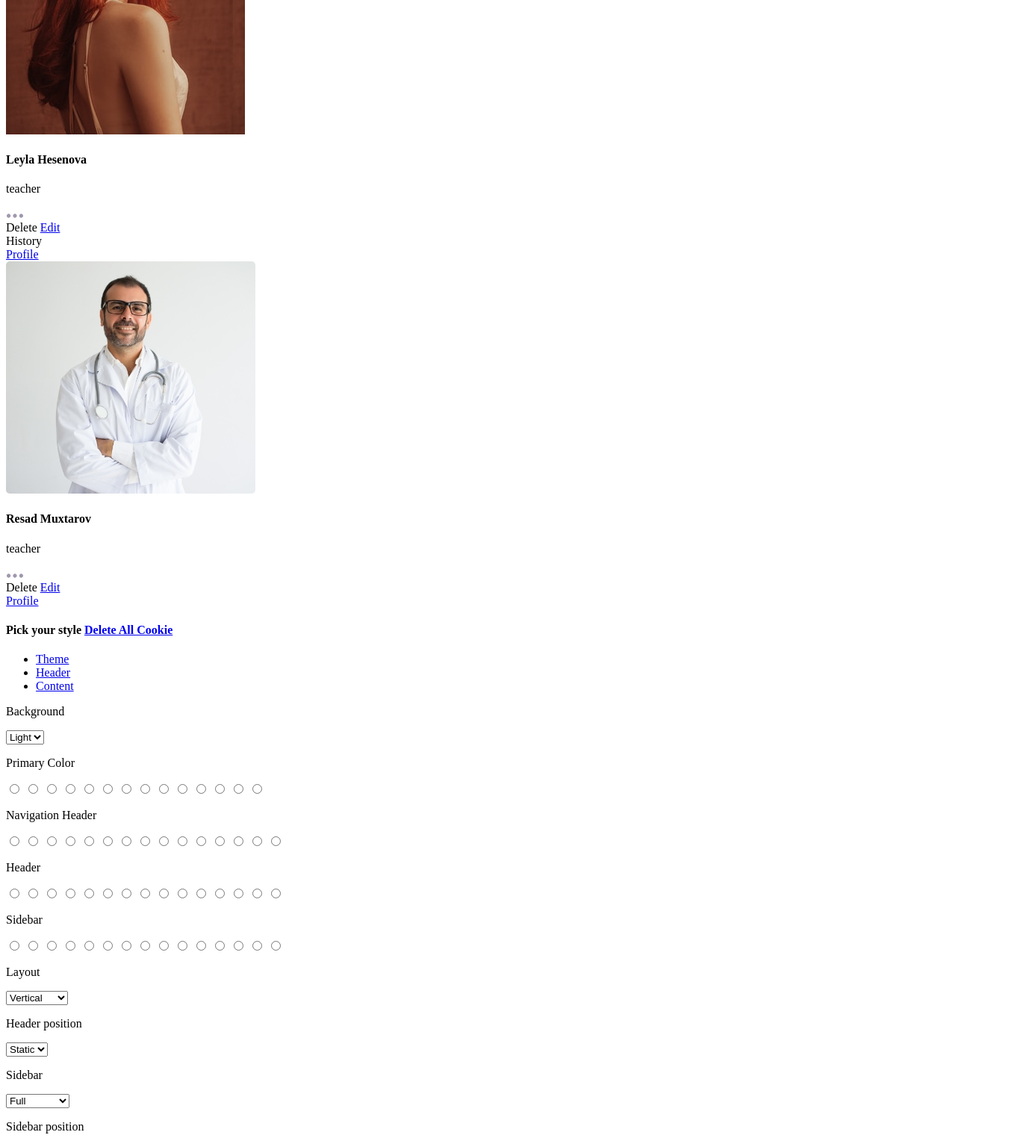
The app's page /teachers/ (signed in, middle part), older data.
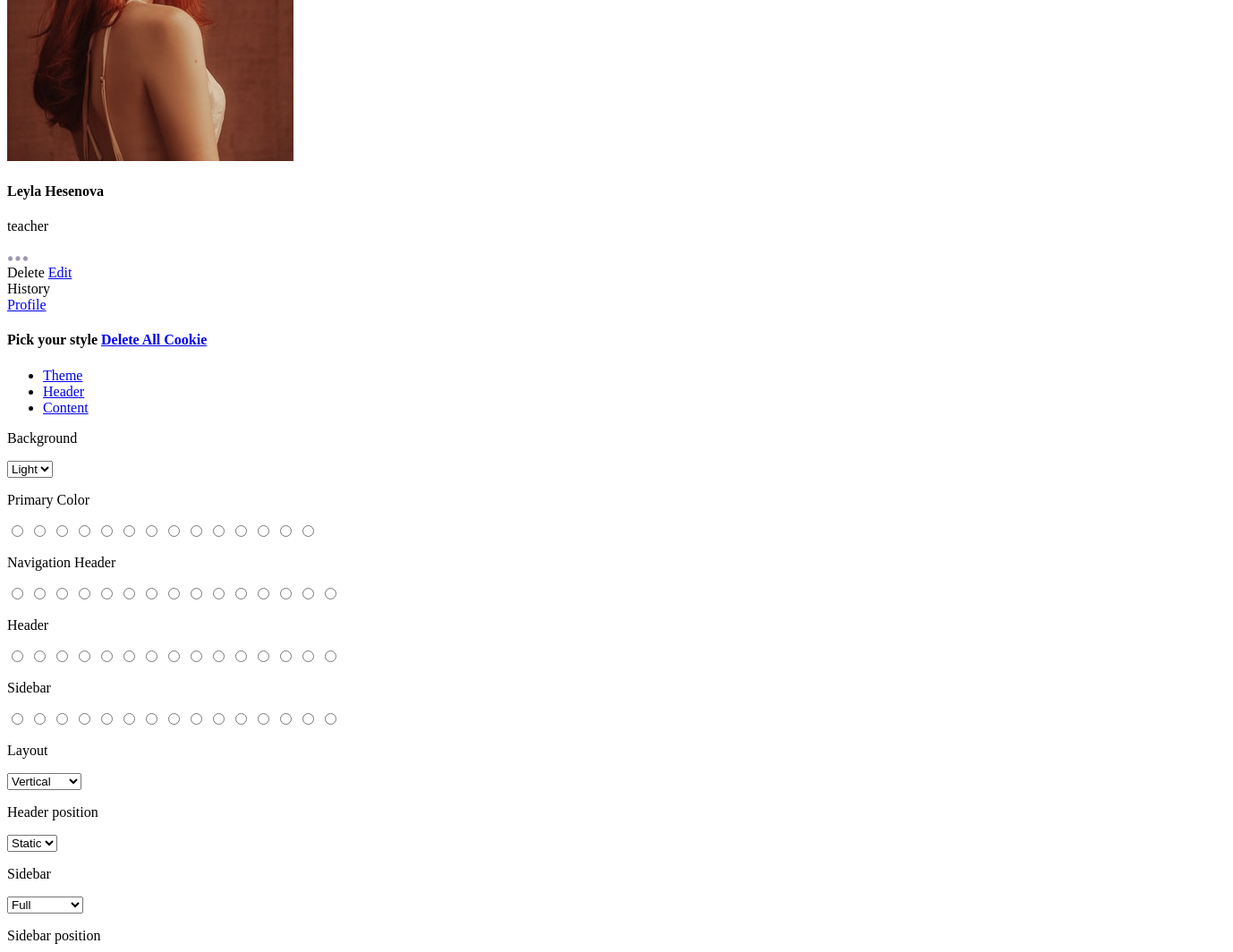
The same page, newer data.
### staff/models.py (models this page shows, shortened)
class Teacher(models.Model):
    user = models.OneToOneField(User, on_delete=models.CASCADE, primary_key=True,related_name='teacher')
    students = models.ManyToManyField('Student', related_name='students')
    about_teacher=RichTextField(null=True)
    class Meta:
        verbose_name_plural = 'Teachers'

class Lesson(models.Model):
    title = models.CharField(max_length=200)
    teacher=models.ManyToManyField(Teacher, related_name='teacher_of_lesson')
    created_at = models.DateTimeField(auto_now_add=True)
    updated_at = models.DateTimeField(auto_now=True)
    class Meta:
        verbose_name_plural = 'Lessons'

### baseuser/models.py (models this page shows, shortened)
class User(AbstractUser):
    created_at = models.DateTimeField(auto_now_add=True)
    updated_at = models.DateTimeField(auto_now=True)
    gender_choice = (
        ('male', 'Male'),
        ('female', 'Female'),
    )
    gender = models.CharField(max_length=250, choices=gender_choice)
    birthdate = models.DateField()
    profile_photo = models.ImageField(default='profile_photos/default_pp.png', upload_to='profile_photos')
    user_type_names = (
        ('student', 'Student'),
        ('teacher', 'Teacher'),
        ('admin', 'Admin'),
    )
    user_type = models.CharField(max_length=500, choices=user_type_names)
    country = models.CharField(max_length=250)
    number = models.CharField(max_length=50,blank=True ,null=True)
    class Meta:
        verbose_name_plural = 'Users'

### baseuser/decorators.py (the view)
    def wrapper_func(request, *args, **kwargs):
        if request.user.user_type == 'admin':
            return view_func(request, *args, **kwargs)
        else:
            return redirect('error_permission')

### staff/views.py (called while the page is built)
@custom_login_required
@superadmin_required
def teacher_list(request):
    search_query=request.GET.get('search_query')
    filter_option=request.GET.get('filter_option')
    teachers=Teacher.objects.all()
    if search_query:
        teachers=teachers.filter(user__first_name__icontains=search_query)
    if filter_option == 'oldest':
        teachers=teachers.order_by('-user__created_at')
    elif filter_option == 'recent':
        teachers=teachers.order_by('user__created_at')
    context={
        'teachers':teachers,
        'search_query':search_query,
        'filter_option':filter_option
    }
    return render(request,'teacher.html',context)

### staff/templates/teacher.html (shortened to what this page needs)
{% extends 'base_core.html' %}
{% load static %}
{% block content %}
			{% include 'partials/navheader-preloader.html' %}
        <div class="content-body">
			<div class="container-fluid">
				<div class="row">
					<div class="col-xl-12">
						<div class="row">
                            <div class="col-xl-12">
                                <div class="row">
									{% for teacher in teachers  %}
                                    <div class="col-xl-3 col-lg-4 col-sm-6">
                                        <div class="card contact_list text-center">
                                            <div class="card-body">
                                                <div class="user-content">
                                                    <div class="user-info">
                                                        <div class="user-img">
                                                            <img src="{{teacher.user.profile_photo.url }}" alt="" class="avatar avatar-xl">
                                                        </div>
                                                        <div class="user-details">
                                                            <h4 class="user-name mb-0">{{teacher.user.first_name }} {{teacher.user.last_name}}</h4>
                                                            <p>{{teacher.user.user_type}}</p>
                                                        </div>
                                                    </div>
                                                    <div class="dropdown">
                                                        <a href="javascript:void(0);" class="btn sharp btn-light" data-bs-toggle="dropdown" aria-expanded="false">
                                                        </a>
                                                        <div class="dropdown-menu dropdown-menu-end">
															<a class="dropdown-item btn-delete" data-id="{{ teacher.user_id }}">Delete</a>
                                                            <a class="dropdown-item" href="{% url 'teacher_edit' teacher.user_id %}">Edit</a>
                                                        </div>
                                                    </div>
                                                </div>
                                                <div class="contact-icon">
                                                    <span class="badge badge-success light">
														{% for lesson in teacher.teacher_of_lesson.all %}
															{{ lesson.title }}
														{% endfor %}
													</span>
                                                </div>
												<div class="d-flex align-items-center justify-content-center">
													<a href="{% url 'teacher_detail' teacher.user_id %}" class="btn  btn-primary btn-sm w-50 me-2 ">Profile</a>
												</div>
                                            </div>
                                        </div>
                                    </div>
									{% endfor %}
								</div>
							</div>
						</div>
					</div>
				</div>
			</div>
		</div>
	</div>
    {% endblock %}

Row changes from the older to the newer data that the page shows:
removed Teacher: user.profile_photo (picture), user.first_name "Resad", user.last_name "Muxtarov", user.user_type "teacher"
